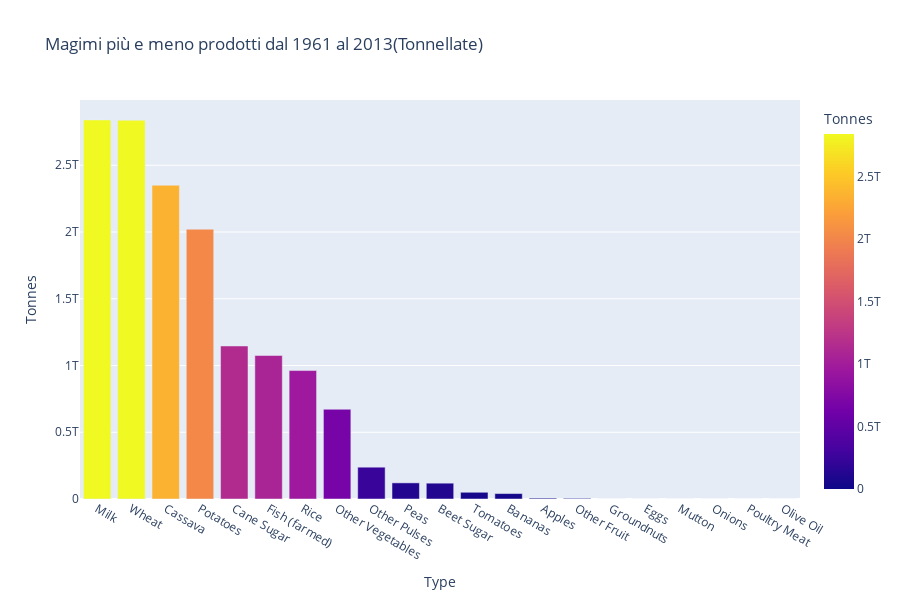

The code cell stored with this chart in its notebook:
### Markdown cell above
# Mangimi più e meno prodotti dal 1961 al 2013
#### Vediamo la produzione di mangimi quali categorie di cibo va a colpire maggiormente

### Code cell
Feed_items = prodotti_tracciati_df[columns_interested]
Feed_items = Feed_items[Feed_items["Element"] == "Feed"]
Feed_items = Feed_items.sort_values(by=["Prod. 1961 - 2013"], ascending=False).reset_index().drop(columns=["index"]).drop_duplicates().reset_index().drop(columns=["index"])
Feed_items["Tonnes"] = Feed_items["Prod. 1961 - 2013"] * 1000

temp_df = Feed_items.groupby("Type").sum(numeric_only=True).sort_values(by="Tonnes", ascending=False)

fig = px.bar(
     temp_df,
     x=temp_df.index,
     y="Tonnes",
     color="Tonnes",
     title='Magimi più e meno prodotti dal 1961 al 2013(Tonnellate)',
     height=600
)
fig.show()

### Figure 1 — Plotly figure (JSON) as saved in the notebook; plotly's stock layout.template omitted (floating-point values rounded to 4 significant figures)
{"data": [{"alignmentgroup": "True", "hovertemplate": "Type=%{x}<br>Tonnes=%{marker.color}<extra></extra>", "legendgroup": "", "marker": {"color": [2839405000000, 2837106000000, 2350240000000, 2021093000000, 1146278000000, 1075008000000, 962161000000, 672160000000, 238262000000, 120795000000, 118535000000, 50311000000, 40771000000, 6486000000, 4966000000, 261000000, 219000000, 197000000, 52000000, 27000000, 1000000], "coloraxis": "coloraxis", "pattern": {"shape": ""}}, "name": "", "offsetgroup": "", "orientation": "v", "showlegend": false, "textposition": "auto", "type": "bar", "x": ["Milk", "Wheat", "Cassava", "Potatoes", "Cane Sugar", "Fish (farmed)", "Rice", "Other Vegetables", "Other Pulses", "Peas", "Beet Sugar", "Tomatoes", "Bananas", "Apples", "Other Fruit", "Groundnuts", "Eggs", "Mutton", "Onions", "Poultry Meat", "Olive Oil"], "xaxis": "x", "y": [2839405000000, 2837106000000, 2350240000000, 2021093000000, 1146278000000, 1075008000000, 962161000000, 672160000000, 238262000000, 120795000000, 118535000000, 50311000000, 40771000000, 6486000000, 4966000000, 261000000, 219000000, 197000000, 52000000, 27000000, 1000000], "yaxis": "y"}], "layout": {"barmode": "relative", "coloraxis": {"colorbar": {"title": {"text": "Tonnes"}}, "colorscale": [[0, "#0d0887"], [0.1111, "#46039f"], [0.2222, "#7201a8"], [0.3333, "#9c179e"], [0.4444, "#bd3786"], [0.5556, "#d8576b"], [0.6667, "#ed7953"], [0.7778, "#fb9f3a"], [0.8889, "#fdca26"], [1, "#f0f921"]]}, "height": 600, "legend": {"tracegroupgap": 0}, "title": {"text": "Magimi più e meno prodotti dal 1961 al 2013(Tonnellate)"}, "xaxis": {"anchor": "y", "domain": [0, 1], "title": {"text": "Type"}}, "yaxis": {"anchor": "x", "domain": [0, 1], "title": {"text": "Tonnes"}}}}
